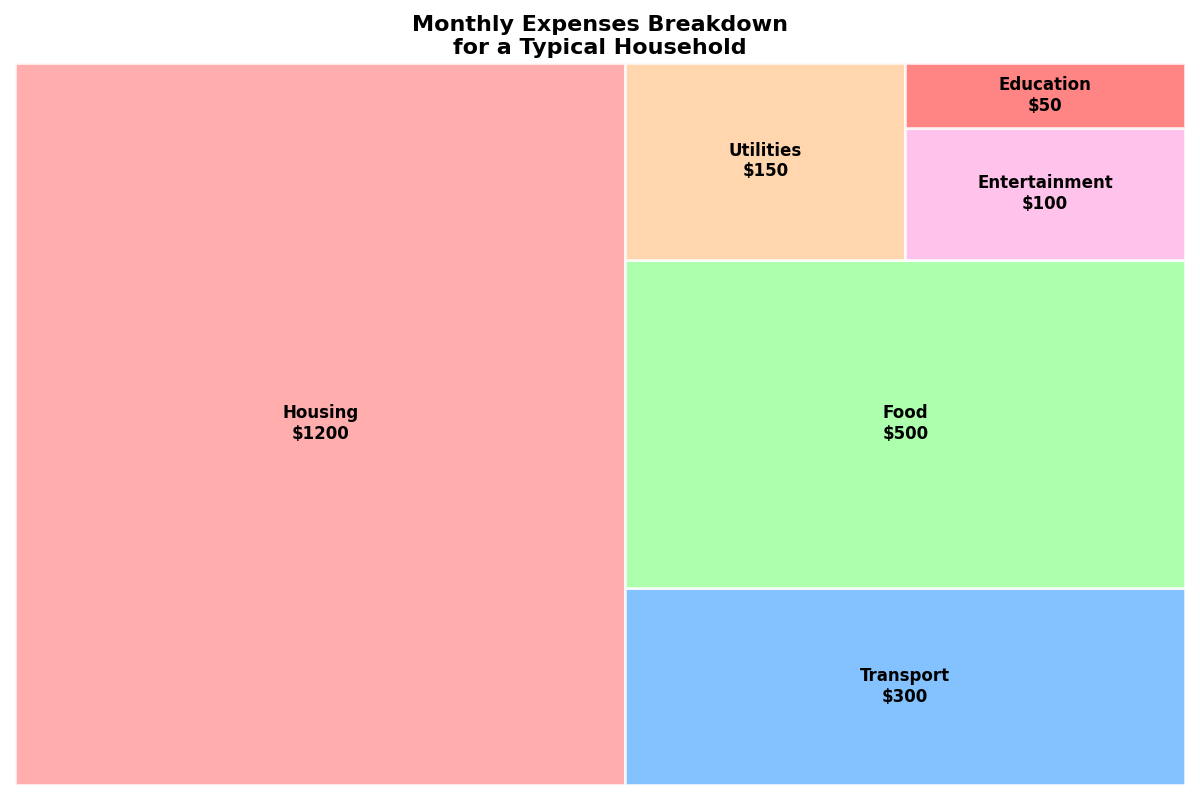

The Python source for this figure:
import matplotlib.pyplot as plt
import squarify

# Constructing Data: Monthly Expenses for a Typical Household
categories = [
    'Housing', 
    'Transport', 
    'Food', 
    'Utilities', 
    'Entertainment', 
    'Education'
]

# Corresponding expenses in dollars
expenses = [1200, 300, 500, 150, 100, 50] 

# Normalize the expenses for use in the treemap
total_expenses = sum(expenses)
sizes = [expense / total_expenses * 100 for expense in expenses]

# Define colors for each category
colors = ['#ff9999', '#66b3ff', '#99ff99', '#ffcc99', '#ffb3e6', '#ff6666']

# Create the treemap
plt.figure(figsize=(12, 8))
squarify.plot(sizes=sizes, label=[f"{category}\n${expense}" for category, expense in zip(categories, expenses)],
              color=colors, alpha=0.8, edgecolor="white", linewidth=2, 
              text_kwargs={'fontsize': 12, 'weight': 'bold', 'color': 'black'})

# Customize the title and layout
plt.title("Monthly Expenses Breakdown\nfor a Typical Household", fontsize=16, fontweight='bold')
plt.axis('off')  # Hide axes

# Automatically adjust the layout to prevent overlap
plt.tight_layout()

# Display the plot
plt.show()
